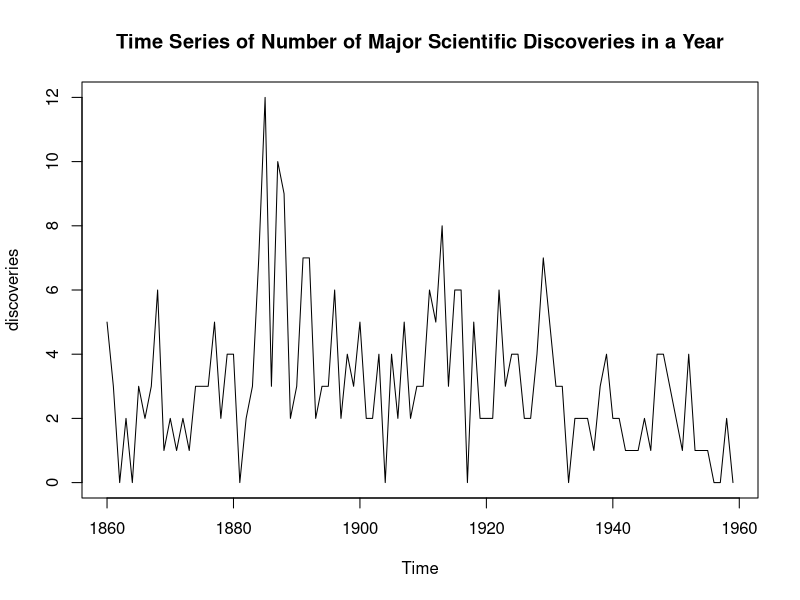
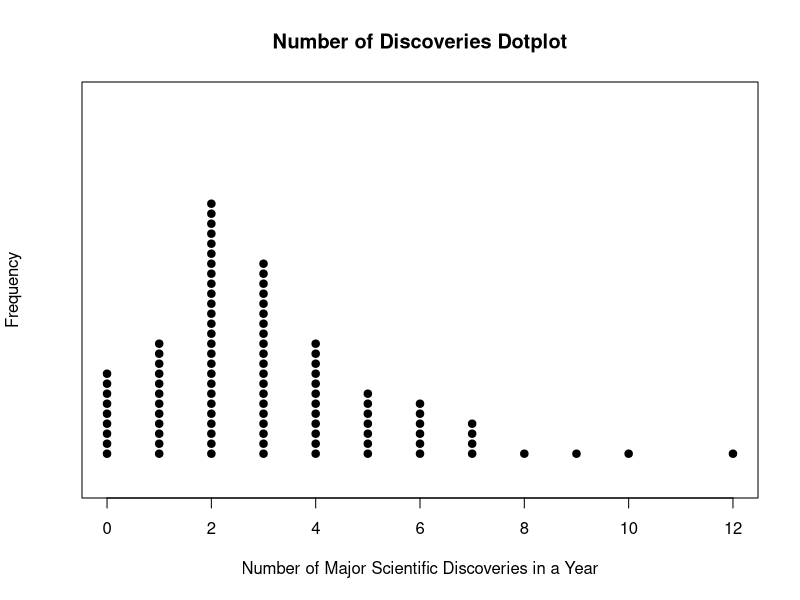
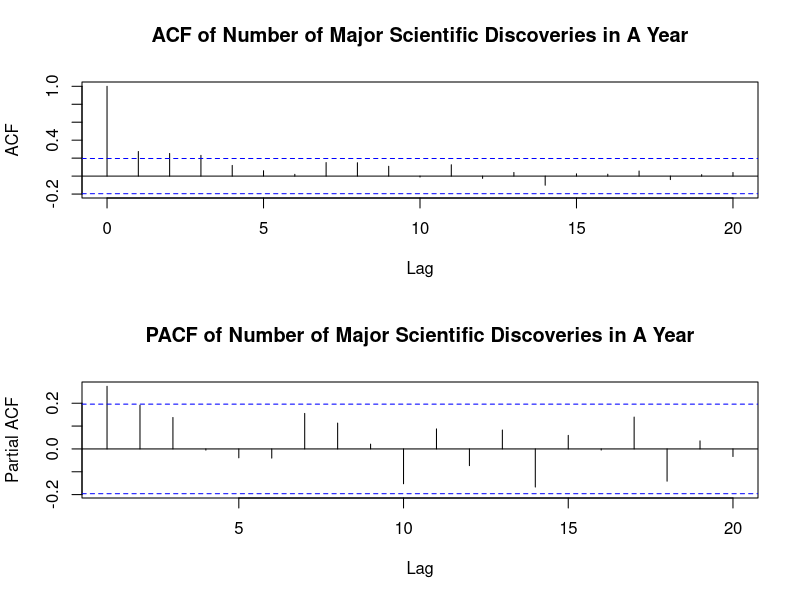

R code for these plots, in order:
plot(discoveries,
     main = "Time Series of Number of Major Scientific Discoveries in a Year")

stripchart(discoveries, method = "stack", offset = .5, at = .15, pch = 19,
           main = "Number of Discoveries Dotplot",
           xlab = "Number of Major Scientific Discoveries in a Year",
           ylab = "Frequency")

par(mfcol = c(2,1))
acf(discoveries,
    main = "ACF of Number of Major Scientific Discoveries in A Year")
acf(discoveries,
    type = "partial",
    main = "PACF of Number of Major Scientific Discoveries in A Year")
